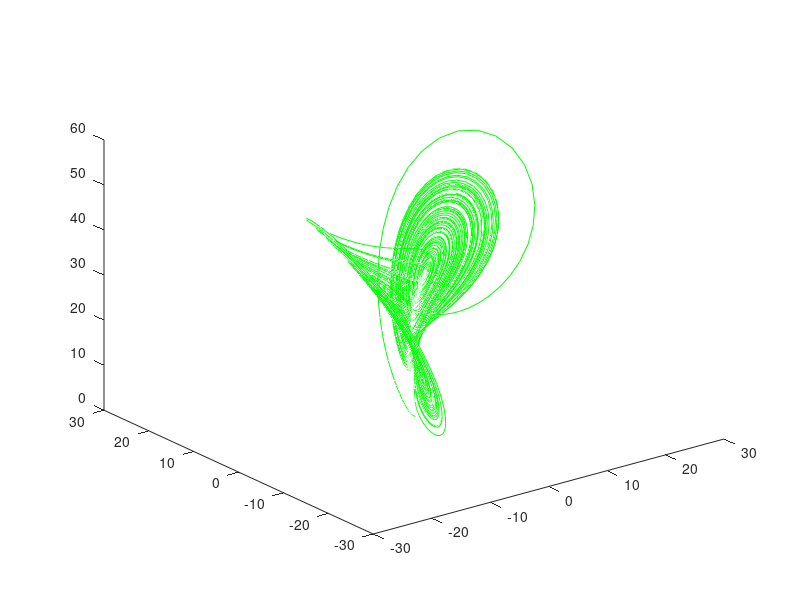
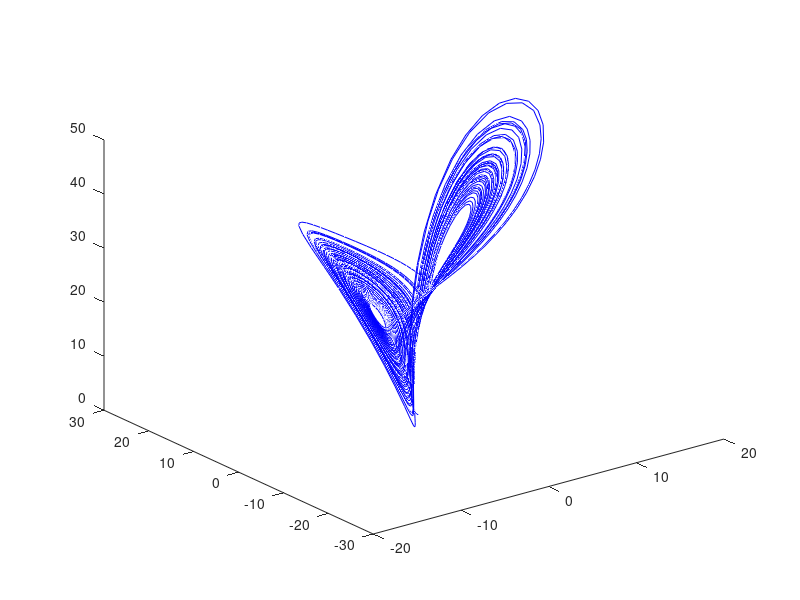
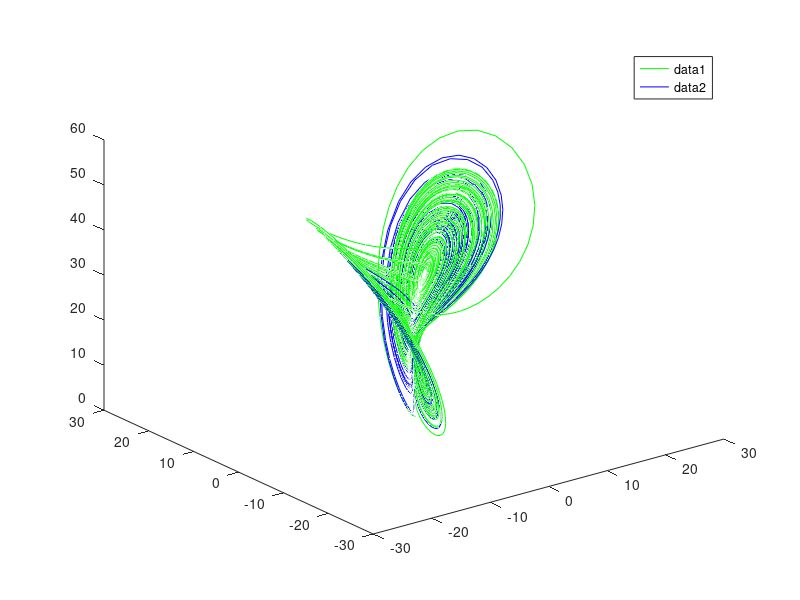

The MATLAB script that drew these images, in order: (Note: this script raises an error after producing the figures.)
%% Task 1: Lorenz System


%% Cleaning Workspace
clear all;
close all;

%% Chaotic Behaviour 
% Example 1

% Initialization Parameters
% rho > 24.74 (Choatic Behaviour)
sigma = 10;
beta = 8/3;
rho = 28;

% Creating time interval and step
dt = 0.01;
t = 0.0:dt:100;

% Intializing our function variables
x = zeros(size(t));
y = zeros(size(t));
z = zeros(size(t));

% Applying inital conditions on function variables
% x = y = z = 1
x(1) = 1;
y(1) = 1;
z(1) = 1;


% Using Euler Forward Scheme of first order
% to solve non-linear ODE system.
for i = 1:(length(t) - 1)
   
   x(i + 1) = x(i) + dt * (sigma * (y(i) - x(i)));
   y(i + 1) = y(i) + dt * ( ( x(i) * (rho - z(i)) ) - y(i));
   z(i + 1) = z(i) + dt * (x(i) * y(i) - beta * z(i));
    
end

% We plot our results
figure('Name','Example 1: Chaotic Behaviour','NumberTitle','off')
plot3(x,y, z, "g");


% Built in solution
% f_bn is the vector containg the three differential equations.
% xyz is the vector containg our free functional variables,
% with xyz(1) is for x, xyz(2) is for y and xyz(3) is for z.
f_bn = @(t,xyz) [sigma * (xyz(2) - xyz(1)); (xyz(1) * (rho - xyz(3))) - xyz(2);xyz(1) * xyz(2) - beta * xyz(3)];

% using the builtin function "ode45" to solve the system.
% our time interval is [0 100] and is in our own implementation
% we set the intial conditions to x = y = z = 1.
[t,xyz] = ode45(f_bn,[0 100],[1 1 1]);

% Plotting the results from the builtin function
figure('Name','Builtin Example 1: Chaotic Behaviour','NumberTitle','off')
plot3(xyz(:,1),xyz(:,2),xyz(:,3), "b")


% Plotting the results of our implementation aganist
% the builtin fucntion.
figure('Name','Compare with Builtin: Chaotic Behaviour','NumberTitle','off')
plot3(x,y, z, "g", xyz(:,1), xyz(:,2),xyz(:,3), "b");
disp_leg = legend;
disp_leg.String{1} = "Implementation";
disp_leg.String{2} = "Builtin";

